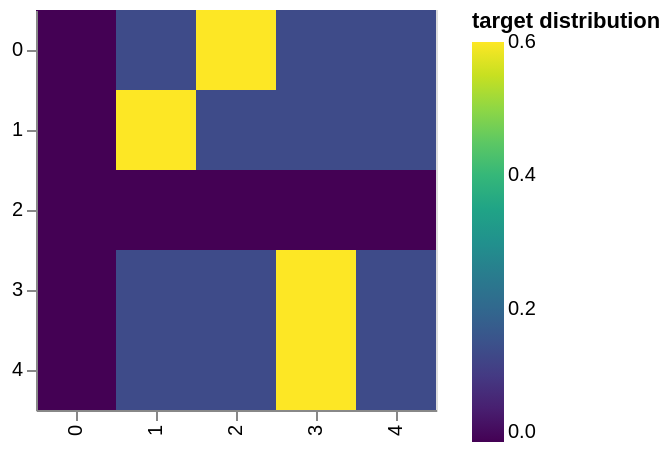

Vega-Lite specification for this chart:
### Vega-Lite specification from a JSON file in a GitHub repository (floating-point values rounded to 4 significant figures)
{"$schema": "https://vega.github.io/schema/vega-lite/v6.4.1.json", "config": {"view": {"continuousHeight": 300, "continuousWidth": 300}}, "data": {"name": "data-462a8ac05baef651a79f7b45de1311d5"}, "datasets": {"data-462a8ac05baef651a79f7b45de1311d5": [{"columns": 0, "rows": 0, "target distribution": 0.0}, {"columns": 0, "rows": 1, "target distribution": 0.0}, {"columns": 0, "rows": 2, "target distribution": 0.0}, {"columns": 0, "rows": 3, "target distribution": 0.0}, {"columns": 0, "rows": 4, "target distribution": 0.0}, {"columns": 1, "rows": 0, "target distribution": 0.1333}, {"columns": 1, "rows": 1, "target distribution": 0.6}, {"columns": 1, "rows": 2, "target distribution": 0.0}, {"columns": 1, "rows": 3, "target distribution": 0.1333}, {"columns": 1, "rows": 4, "target distribution": 0.1333}, {"columns": 2, "rows": 0, "target distribution": 0.6}, {"columns": 2, "rows": 1, "target distribution": 0.1333}, {"columns": 2, "rows": 2, "target distribution": 0.0}, {"columns": 2, "rows": 3, "target distribution": 0.1333}, {"columns": 2, "rows": 4, "target distribution": 0.1333}, {"columns": 3, "rows": 0, "target distribution": 0.1333}, {"columns": 3, "rows": 1, "target distribution": 0.1333}, {"columns": 3, "rows": 2, "target distribution": 0.0}, {"columns": 3, "rows": 3, "target distribution": 0.6}, {"columns": 3, "rows": 4, "target distribution": 0.6}, {"columns": 4, "rows": 0, "target distribution": 0.1333}, {"columns": 4, "rows": 1, "target distribution": 0.1333}, {"columns": 4, "rows": 2, "target distribution": 0.0}, {"columns": 4, "rows": 3, "target distribution": 0.1333}, {"columns": 4, "rows": 4, "target distribution": 0.1333}]}, "encoding": {"color": {"field": "target distribution", "scale": {"scheme": "viridis"}, "type": "quantitative"}, "x": {"field": "columns", "title": null, "type": "ordinal"}, "y": {"field": "rows", "title": null, "type": "ordinal"}}, "height": 200, "mark": {"color": "Blue", "opacity": 1, "type": "rect"}, "params": [{"bind": "scales", "name": "param_1e9efca18e7a2868", "select": {"encodings": ["x", "y"], "type": "interval"}}], "width": 200}
